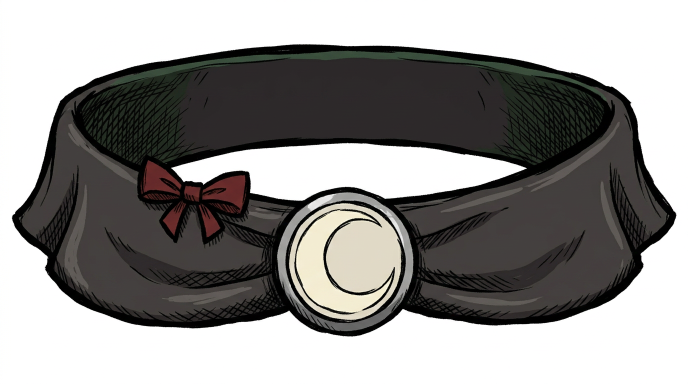
#> input picture tools/src/reisen_charm_generated_512.png, 1376 x 768 px (shown at 1/2 size)
$ python rebuild_mooncharm_garland.py
#> lines starting #> are read from the running program, lines starting #| are printed output that depends on the picture
"""
Rebuild reisen_charm world + inventory art from reference PNG (neck collar / choker).

- Keeps hat_healinggarland build.bin / anim.bin layout (reisen_hat / reisenhat) so the zip stays valid.
- Atlas: transparent 512x256 (2x vanilla); full choker scaled into each sprite cell (side / front / back / ground)
  so ground + floater always show the same art. Ground cell: soft contact shadow only (no alpha-dilate outline hack).
  512x256 gives 4x more pixels than the vanilla 256x128, improving ground-drop sharpness.
- Inventory: 64x64 from the reference (not from atlas crop).

Requires: Pillow, ktech.exe in tools/bin.
"""
from __future__ import annotations

import os
import shutil
import struct
import subprocess
import sys
import zipfile

from PIL import Image, ImageDraw

MOD_DIR = os.path.normpath(os.path.join(os.path.dirname(__file__), ".."))
TEMP = os.path.join(MOD_DIR, "temp")
TMP = os.path.join(MOD_DIR, "tools", "src")
INV_DIR = os.path.join(MOD_DIR, "images", "inventoryimages")
ANIM_DIR = os.path.join(MOD_DIR, "anim")
VANILLA_ANIM = os.path.normpath(
    os.path.join(os.path.dirname(MOD_DIR), "..", "data", "anim")
)
KTECH = os.environ.get("KTECH") or r"E:\Workspace\ktools\build\Release\ktech.exe"

# Reference PNG (may be larger than 512).
MOON_REF_DEFAULT = os.path.join(TMP, "reisen_charm_generated_512.png")

# [5 lines left out: function sdbm_hash, not called in this run]


def ktech_compress(png_path: str, tex_path: str, mipmaps: bool = True) -> tuple[bool, str]:
    if not os.path.isfile(KTECH):
        return False, f"Missing ktech: {KTECH}"
    args = [KTECH, "-c", "dxt5", png_path, tex_path]
    if not mipmaps:
        args.insert(1, "--no-mipmaps")
    r = subprocess.run(args, capture_output=True, text=True)
    return r.returncode == 0, r.stdout + r.stderr


def _cut_white_bg_rgba(img: Image.Image, white_thresh: int = 248) -> Image.Image:
    """Make near-white pixels transparent (for reference art on white)."""
    img = img.convert("RGBA")
    px = img.load()
    w, h = img.size
    for y in range(h):
        for x in range(w):
            r, g, b, a = px[x, y]
            if a == 0:
                continue
            if r >= white_thresh and g >= white_thresh and b >= white_thresh:
                px[x, y] = (r, g, b, 0)
    return img


def _prepare_choker_rgba(ref_path: str) -> Image.Image:
#> called with ref_path = 'tools/src/reisen_charm_generated_512.png'
    ref = Image.open(ref_path).convert("RGBA")
    ref = _cut_white_bg_rgba(ref)
    bb = ref.getbbox()
#> bb = (23, 88, 1354, 674)
    return ref.crop(bb) if bb else ref
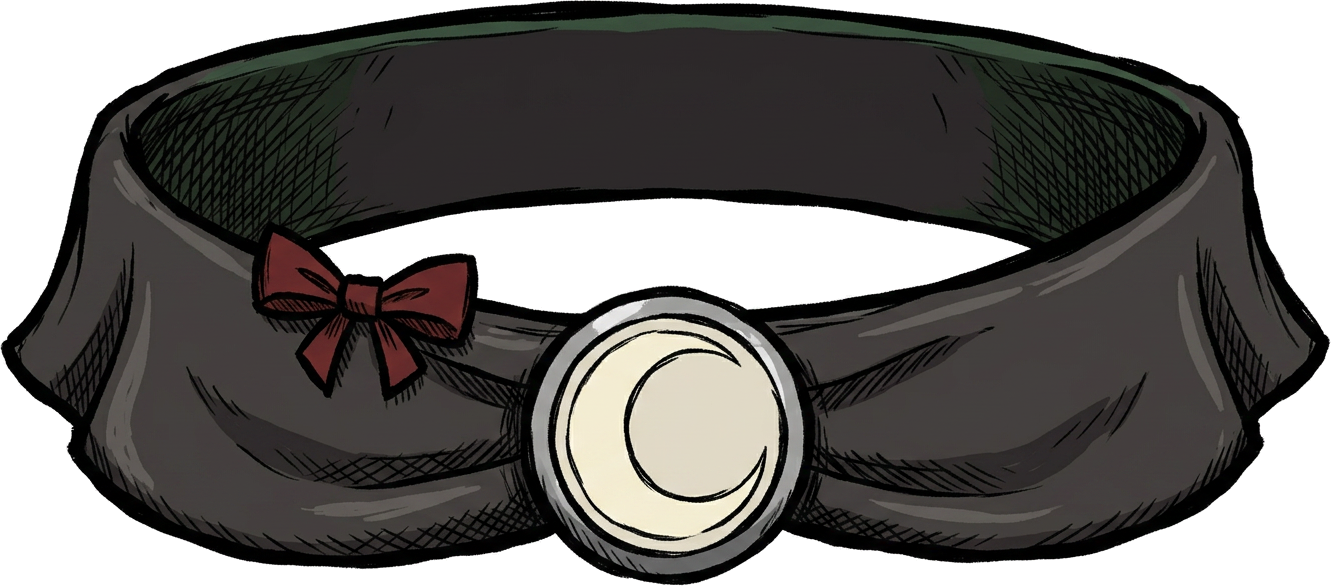
#> returned value: PIL image 1331x586 RGBA; mean R, G, B, A 110.1, 108, 105.9, 188.2; transparent parts drawn white


# hat_healinggarland atlas layout scaled to 512x256 (2x vanilla 256x128).
# UV coordinates in build.bin are normalised floats, so the larger canvas maps identically.
# Ground cell goes from 82x21 px -> 164x42 px, giving 4x more pixel density.
ATLAS_W, ATLAS_H = 512, 256
GARLAND_REGIONS: tuple[tuple[tuple[int, int, int, int], bool], ...] = (
    ((2,  2, 254, 118), False),   # side view
    ((256, 2, 378, 124), False),  # front cluster
    ((380, 2, 504, 124), False),  # back cluster
    ((344, 128, 508, 170), True), # ground / floater
)


def _draw_ground_shadow(
    atlas: Image.Image,
    px: int,
    py: int,
    nw: int,
    nh: int,
    y1: int,
) -> None:
    """Soft contact shadow under the item (follows item width, no chunky outer ring)."""
    dr = ImageDraw.Draw(atlas)
    pad = max(3, nw // 10)
    sy0 = min(y1 - 8, py + nh - 1)
    sy1 = min(y1, sy0 + 10)
    sx0 = px + pad
    sx1 = px + nw - pad
    if sx1 <= sx0 or sy1 <= sy0:
        return
    dr.ellipse([sx0, sy0, sx1, sy1], fill=(18, 14, 12, 140))
    dr.ellipse(
        [sx0 + 2, sy0 + 1, sx1 - 2, sy1 - 1],
        fill=(10, 8, 6, 100),
    )


def _fit_paste_choker(
    atlas: Image.Image,
    box: tuple[int, int, int, int],
    choker: Image.Image,
    *,
    ground_shadow: bool,
) -> None:
    x0, y0, x1, y1 = box
    bw, bh = x1 - x0, y1 - y0
    cw, ch = choker.size
    if cw <= 0 or ch <= 0 or bw <= 0 or bh <= 0:
        return
    margin = 2
    scale = min((bw - margin * 2) / cw, (bh - margin * 2) / ch)
    nw = max(1, int(cw * scale))
    nh = max(1, int(ch * scale))
    s = choker.resize((nw, nh), Image.LANCZOS)
    px = x0 + (bw - nw) // 2
    py = y0 + (bh - nh) // 2
    if ground_shadow:
        _draw_ground_shadow(atlas, px, py, nw, nh, y1)
    atlas.paste(s, (px, py), s)


def compose_mooncharm_item_atlas(ref_path: str) -> Image.Image:
    choker = _prepare_choker_rgba(ref_path)
    atlas = Image.new("RGBA", (ATLAS_W, ATLAS_H), (0, 0, 0, 0))
#> atlas: PIL image 512x256 RGBA; every value is 0
    for box, shadow in GARLAND_REGIONS:
        _fit_paste_choker(atlas, box, choker, ground_shadow=shadow)
#> this loop made 4 passes
#> pass 1, in _fit_paste_choker, `s = choker.resize((nw, nh), Image.LANCZOS)`:
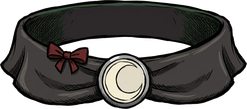
#> s: PIL image 247x109 RGBA; mean R, G, B, A 48.7, 46.7, 44.5, 188.2; transparent parts drawn white
#> pass 2, in _fit_paste_choker (call 2), `s = choker.resize((nw, nh), Image.LANCZOS)`:
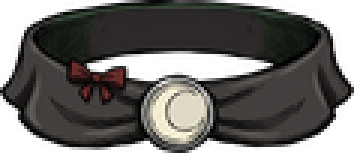
#> s: PIL image 118x51 RGBA (shown 3 times larger); mean R, G, B, A 48.5, 46.4, 44.2, 188.2; transparent parts drawn white
#> pass 3, in _fit_paste_choker (call 3), `s = choker.resize((nw, nh), Image.LANCZOS)`:
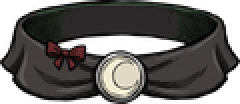
#> s: PIL image 120x52 RGBA (shown 2 times larger); mean R, G, B, A 48.2, 46.1, 44, 188.2; transparent parts drawn white
#> after the loop:
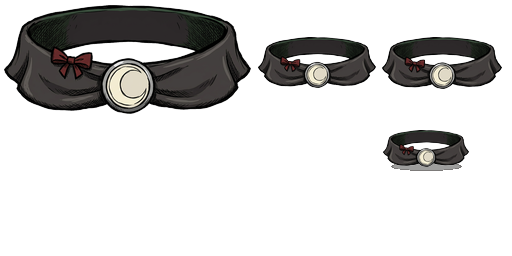
#> atlas: PIL image 512x256 RGBA; mean R, G, B, A 14.1, 13.4, 12.7, 60.3; transparent parts drawn white
    return atlas


# [153 lines left out: functions parse_build_bin, patch_build_name, patch_anim_bank_hash, rebuild_atlas_zip_from_png, not called in this run]


def rebuild_inventory_icon_from_ref(ref_path: str) -> None:
    """64x64 icon from full reference art (matches inventory / concept)."""
#> called with ref_path = 'tools/src/reisen_charm_generated_512.png'
    name = "reisen_charm"
    choker = _prepare_choker_rgba(ref_path)
    cw, ch = choker.size
#> cw = 1331; ch = 586
    max_dim = max(cw, ch)
#> max_dim = 1331
    square = Image.new("RGBA", (max_dim, max_dim), (0, 0, 0, 0))
#> square: PIL image 1331x1331 RGBA; every value is 0
    square.paste(choker, ((max_dim - cw) // 2, (max_dim - ch) // 2), choker)
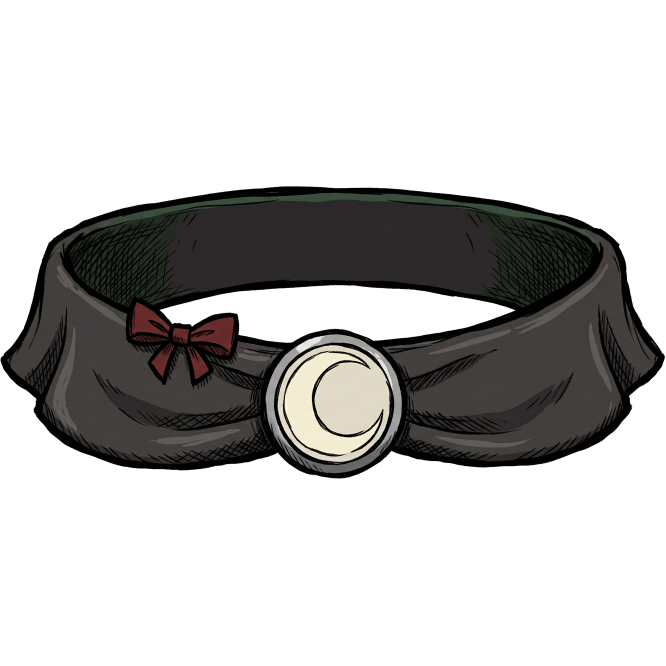
#> square: PIL image 1331x1331 RGBA (shown at 1/2 size); mean R, G, B, A 19.1, 18.2, 17.2, 82.9; transparent parts drawn white
    icon = square.resize((64, 64), Image.LANCZOS)
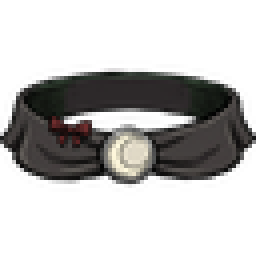
#> icon: PIL image 64x64 RGBA (shown 4 times larger); mean R, G, B, A 20.8, 19.8, 18.9, 82.8; transparent parts drawn white
    png_path = os.path.join(INV_DIR, f"{name}.png")
    icon.save(png_path)
    tex_path = os.path.join(INV_DIR, f"{name}.tex")
    ok, msg = ktech_compress(png_path, tex_path, mipmaps=False)
    if not ok:
#> (the run stopped early here; a loop or call above may not have finished)

$ run again, with tools/src/nightmail_inv_clean.png copied over tools/src/reisen_charm_generated_512.png
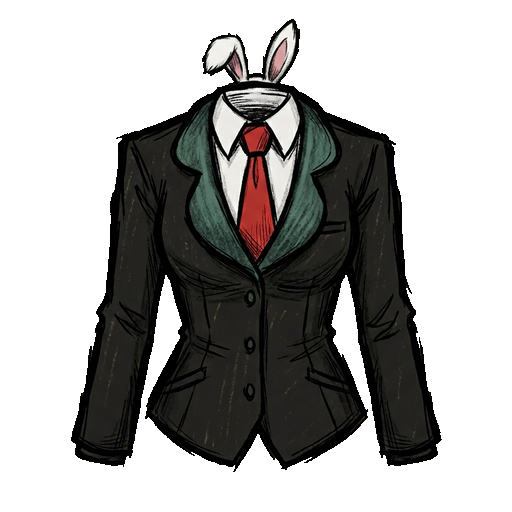
#> input picture tools/src/nightmail_inv_clean.png, 512 x 512 px
#> in _prepare_choker_rgba, ref is the input picture: PIL image 512x512 RGBA; mean R, G, B, A 46.8, 35.7, 21, 103.3
#> bb = (71, 19, 442, 472)
#> after the loop in compose_mooncharm_item_atlas, `for box, shadow in GARLAND_REGIONS:`:
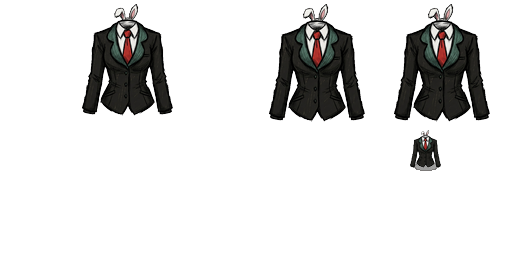
#> atlas: PIL image 512x256 RGBA; mean R, G, B, A 6.9, 6.6, 6.1, 41; transparent parts drawn white
#> in rebuild_inventory_icon_from_ref, `icon = square.resize((64, 64), Image.LANCZOS)`:
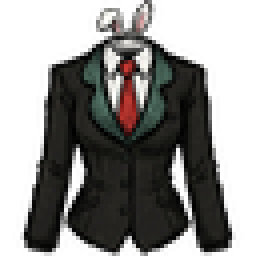
#> icon: PIL image 64x64 RGBA (shown 4 times larger); mean R, G, B, A 22.8, 21.8, 20, 131.7; transparent parts drawn white

$ run again, with tools/src/reisen_grassarmor_clean_512.png copied over tools/src/reisen_charm_generated_512.png
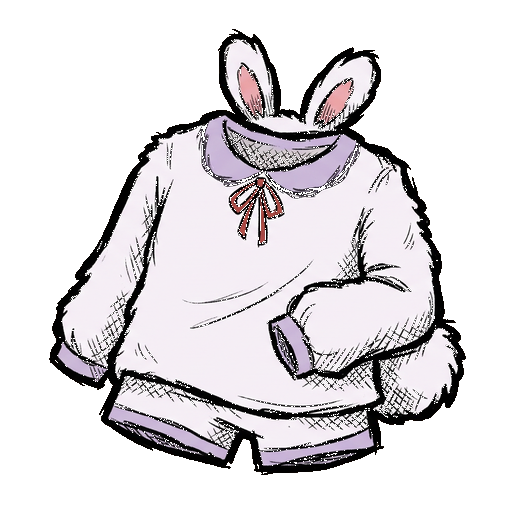
#> input picture tools/src/reisen_grassarmor_clean_512.png, 512 x 512 px
#> in _prepare_choker_rgba, ref is the input picture: PIL image 512x512 RGBA; mean R, G, B, A 110.7, 97.8, 89, 113.8
#> bb = (49, 29, 466, 475)
#> after the loop in compose_mooncharm_item_atlas, `for box, shadow in GARLAND_REGIONS:`:
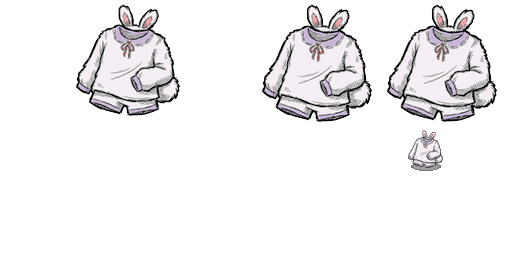
#> atlas: PIL image 512x256 RGBA; mean R, G, B, A 31.9, 30.7, 31.9, 42.4; transparent parts drawn white
#> in rebuild_inventory_icon_from_ref, `icon = square.resize((64, 64), Image.LANCZOS)`:
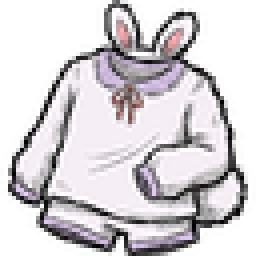
#> icon: PIL image 64x64 RGBA (shown 4 times larger); mean R, G, B, A 108.2, 103.9, 107.7, 143.8; transparent parts drawn white
